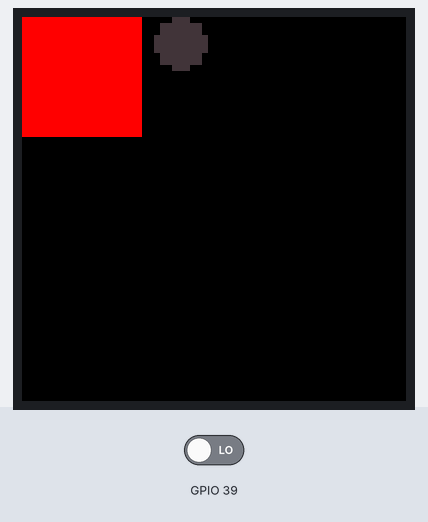
A sketch run on a simulated ESP32. Parts: 64×64 colour display. The inputs (shaded band) are chosen by the test bench; at power-on: GPIO 39 LOW. Random numbers use the default seed unless the sketch sets one; what the sketch prints to the serial monitor is not drawn.

Above: at 0.51 s.
At 4.91 s:
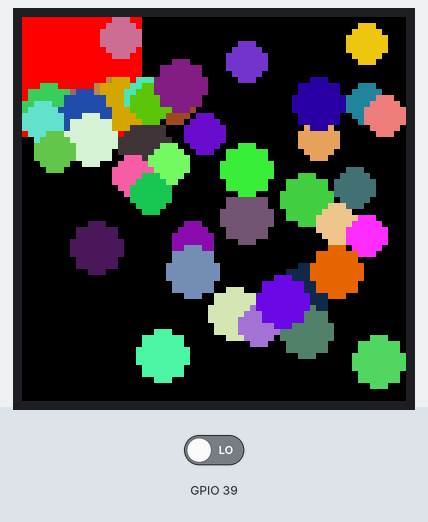
At 9.41 s:
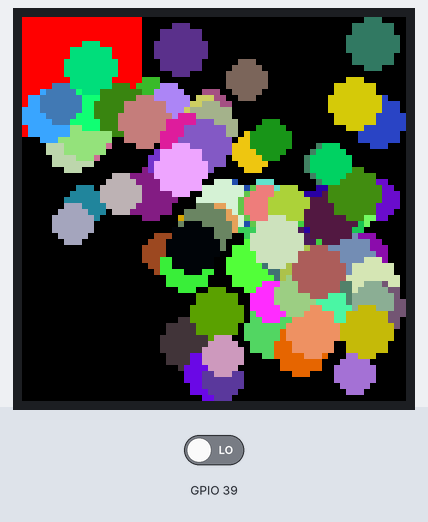
At 18.41 s:
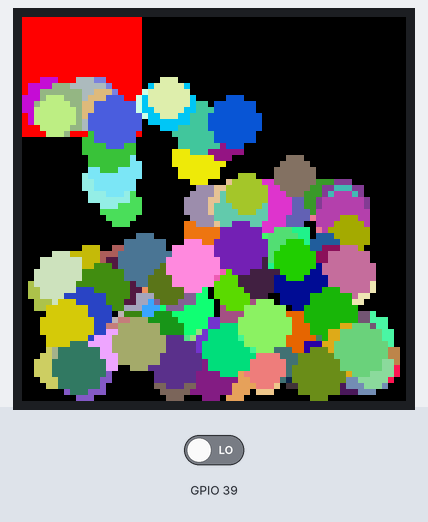
At 27.31 s:
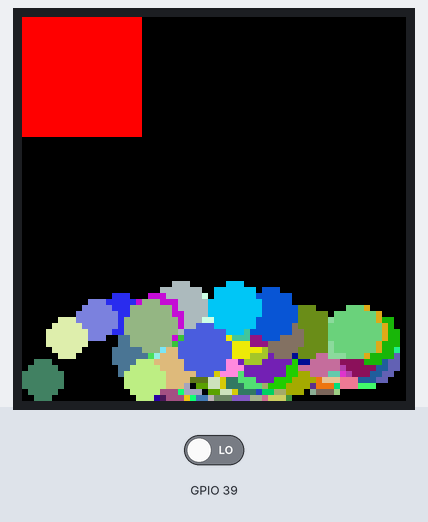
At 36.3 s:
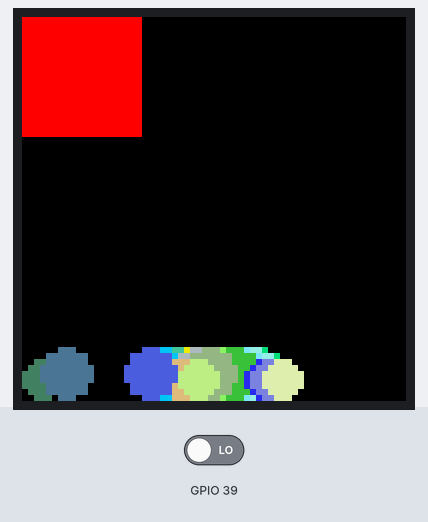

The sketch:

pileczka_klasy.ino
```cpp
#include "Ekran.h"
#include "Ksztalt.h"
#include "Kolo.h"
#include "Kwadrat.h"
#include "Napis.h"
#include <vector>
#include "Klawiatura.h"
#include <ESP32-HUB75-MatrixPanel-I2S-DMA.h>


Klawiatura klawiatura(13, 14, 23, 39, 64 , 64);
std::vector<Ksztalt*> ksztalty;

void setup() {
  Serial.begin(115200);
  Ekran ekran; // Ekran musi być zainicjalizowany w setup ponieważ jako obiekt globalny ESP32 może nie być jeszcze gotowy do inicjalizacji
  ekran.wyczysc();
  klawiatura.init();

    // Tworzymy różne kształty
    ksztalty.push_back(new Napis("Witaj Vika ", 2, 25, 0x001F));
    ksztalty.push_back(new Kolo(0, 0, 10, 0xF800));
    ksztalty.push_back(new Kwadrat( 39, 0, 15, 0x07E0));

    // Rysujemy wszystkie kształty
    for (auto ksztalt : ksztalty) {
        ksztalt->rysuj();
    }
    ksztalty.clear();
    delay (500);
        // Zwolnienie pamięci
    for (auto ksztalt : ksztalty) {
        delete ksztalt;
    }

    //matrix.fillScreen(0);
}

Kwadrat Kwadrat2(0, 0, 20, 0xF800);

unsigned long CzasPoprzedni=millis();
unsigned long CzasPoprzedniDlaKola=millis();
int przerwa=50;
int czasDodaniaKola=50;
unsigned long fps_timer;

uint16_t time_counter = 0, cycles = 0, fps = 0;
int ileKol=150;
void loop() {
    matrix.flipDMABuffer(); //urzycie podwójnego buffora wrzucić jako funkcję do ekran cpp
    matrix.clearScreen(); // to też jak wyżej
   if (millis() - CzasPoprzedniDlaKola > czasDodaniaKola)
    {
     if (ileKol)
     {
    ksztalty.push_back(new Kolo(random(64),0, random(3,5), random(65000)));
    ileKol--;
    }
    CzasPoprzedniDlaKola = millis();
    }

  klawiatura.update();
  Kwadrat2.ustawPozycje(klawiatura.getX(),klawiatura.getY());
  Kwadrat2.rysuj();

  for (auto ksztalt : ksztalty)
    {
    Kolo* kkk = static_cast<Kolo*>(ksztalt);
    kkk->Grawitacja();
    kkk->rysuj();
    }

 /* if (millis()-CzasPoprzedni > przerwa)
  {
  Serial.print ("X=");
  Serial.print (klawiatura.getX());
  Serial.print ("\t\tY=");
  Serial.print (klawiatura.getY());
  Serial.print ("  \n");
  CzasPoprzedni = millis();
  }*/
  while (millis()-CzasPoprzedni < przerwa); // odczekaj przerwę
  CzasPoprzedni = millis();
 // matrix.fillScreen(0);

    ++time_counter;
    ++cycles;
    ++fps;

    if (cycles >= 1024) {
        time_counter = 0;
        cycles = 0;
    }


 if (fps_timer + 5000 < millis()){
      Serial.printf_P(PSTR("Effect fps: %d\n"), fps/5);
      fps_timer = millis();
      fps = 0;
    }


}
```

Ekran.cpp
```cpp
#include "Ekran.h"
#define PANEL_RES_X 64  // Number of pixels wide of each INDIVIDUAL panel module.
#define PANEL_RES_Y 64  // Number of pixels tall of each INDIVIDUAL panel module.
#define PANEL_CHAIN 1   // Total number of panels chained one to another


// Globalny obiekt matrycy
MatrixPanel_I2S_DMA matrix;

Ekran::Ekran() {

    HUB75_I2S_CFG mxconfig(PANEL_RES_X, PANEL_RES_Y, PANEL_CHAIN); // Szerokość, wysokość, liczba paneli
    mxconfig.double_buff = true;
    matrix.begin(mxconfig);
    matrix.fillScreen(0); // Wypełnienie ekranu na czarno
    Serial.print("Ekran zainicjalizowany");

}

void Ekran::wyczysc() {
    matrix.fillScreen(0);
}
```

Ekran.h
```cpp
#ifndef EKRAN_H
#define EKRAN_H

#include <ESP32-HUB75-MatrixPanel-I2S-DMA.h>

class Ekran {
public:
    Ekran();
    void wyczysc();
};

extern MatrixPanel_I2S_DMA matrix; // Globalny obiekt matrycy

#endif
```

Klawiatura.h
```cpp
#define INTERWAL_WYSWIETLANIA 50 // Interwał wyświetlania "Trzymam"
#define OPOZNIENIE 100            // Opóźnienie dla przycisków
#define CZAS_TRZYMANIA 300       // Czas wymagany do uruchomienia długiego trzymania

#include <Arduino.h>

class Klawiatura {
private:
    struct Button {
        int pin;                 // Numer pinu
        bool currentState;       // Aktualny stan przycisku
        bool previousState;      // Poprzedni stan przycisku
        unsigned long pressTime; // Czas ostatniego wciśnięcia
        unsigned long lastPrintTime; // Czas ostatniego wyświetlenia "Trzymam"
    };

    Button buttons[4];           // Tablica przycisków
    int x;                       // Pozycja X
    int y;                       // Pozycja Y
    const int xMax;
    const int yMax;

public:
    Klawiatura(int pinPrawo, int pinDol, int pinGora, int pinLewo, int zakresX, int zakresY) : x(0), y(0), xMax(zakresX), yMax(zakresY) { // wymagane podanie pinów podłączenia klawiatury. Na przyszłość dodać konstruktor domyślny dla pinów zdefiniowanych przez define
        buttons[0] = {pinPrawo, false, false, 0, 0};
        buttons[1] = {pinDol, false, false, 0, 0};
        buttons[2] = {pinGora, false, false, 0, 0};
        buttons[3] = {pinLewo, false, false, 0, 0};

    }

    void init() {
        for (auto &button : buttons) {
            pinMode(button.pin, INPUT);
        }
    }

    int getX()
    {
      return x;
    }

    int getY()
    {
      return y;
    }

    void update() {
        handleButton(buttons[0], x, 1); // Prawo: zwiększa X
        handleButton(buttons[1], y, 1); // Dół: zwiękasz Y
        handleButton(buttons[2], y, -1); // Góra: zmniejsza Y
        handleButton(buttons[3], x, -1); // Lewo: zmniejsza X

       if (x < 0 || x > xMax) {             // sprawdzamy warunek czy x mieści się pomiędzy 0 a 63
      x = (x < 0) ? 0 : xMax;               // jeżeli x jest mniejsze od zera to wstawiamy zero jeżeli nie to 63
        }

      if (y < 0 || y > yMax) {
        y = (y < 0) ? 0 : yMax;
        }

     //  Serial.print("Pozycja: X=");
      // Serial.print(x);
       //Serial.print(", Y=");
       //Serial.print(y);
       //Serial.print("\n");

    }

private:
    void handleButton(Button &button, int &coordinate, int delta) {
        button.currentState = digitalRead(button.pin);

        // Obsługa krótkiego naciśnięcia
        if (button.currentState && !button.previousState) {
            if (millis() - button.pressTime > OPOZNIENIE) {
                coordinate += delta;
                button.pressTime = millis(); // Aktualizacja czasu wciśnięcia
            }
        }

        // Obsługa długiego trzymania
        if (button.currentState) {
            if (millis() - button.pressTime > CZAS_TRZYMANIA) {
                if (millis() - button.lastPrintTime >= INTERWAL_WYSWIETLANIA) {
                    coordinate += delta;
                    button.lastPrintTime = millis(); // Aktualizacja czasu wyświetlenia
                }
            }
        }

        // Aktualizacja poprzedniego stanu
        button.previousState = button.currentState;
    }
};
```

kolo.cpp
```cpp
#include "Kolo.h"
#include "Ekran.h"

// Konstruktor
Kolo::Kolo(float x, float y, float promien, uint16_t kolor)
    : x(x), y(y), promien(promien), kolor(kolor) {}

// Metoda do rysowania
void Kolo::rysuj() {

    matrix.fillCircle(x, y, promien, kolor);
}

// Metoda grawitacji
void Kolo::Grawitacja() {
    static int czasPoprzedni = millis();
    int czaWyswietlania = 1000;

    // Logowanie pozycji co 1 sekundę
/*if (millis() - czasPoprzedni > czaWyswietlania) {
  Serial.print("X:=");
  Serial.print(x);
  Serial.print("\t\tY:=");
  Serial.println(y);
  czasPoprzedni = millis();
}*/

    // Aktualizacja pozycji
    velocityY += gravity; // Grawitacja działa w dół
    x += velocityX;
    y += velocityY;

    // Kolizje z bokami ekranu
    if (x - promien < 0) {
        x = promien;
        velocityX = -velocityX * restitution; // Tłumione odbicie
    }
    if (x + promien > 63) {
        x = 63 - promien;
        velocityX = -velocityX * restitution;
    }

    // Kolizje z podłożem i sufitem
    if (y + promien > 63) { // Podłoże
        y = 63 - promien;
        velocityY = -velocityY * restitution; // Tłumione odbicie
        velocityX *= friction;               // Tarcie w osi X

        // Zatrzymanie w osi X, jeśli prędkość jest mała
        if (abs(velocityX) < minVelocity) {
            velocityX = 0;
        }

        // Zatrzymanie w osi Y, jeśli prędkość jest mała
        if (abs(velocityY) < minVelocity) {
            velocityY = 0;
        }
    }

    if (y - promien < 0) { // Sufit
        y = promien;
        velocityY = -velocityY * restitution;
    }
}
```

kolo.h
```cpp
#ifndef KOLO_H
#define KOLO_H

#include "Ksztalt.h"

class Kolo : public Ksztalt {
private:
    uint16_t kolor;
    // Parametry fizyki obiektu
    float x;  // Pozycja x (środek matrycy)
    float y;  // Pozycja y (środek matrycy)
    float promien = 3.0f;  // Promień kulki
    float velocityX = 1.5f;  // Prędkość w osi X
    float velocityY = 2.0f;  // Prędkość w osi Y

    // Stałe fizyczne
    const float gravity = 0.05;        // Grawitacja (piksele na klatkę^2)
    const float restitution = 0.8;    // Tłumienie odbicia
    const float friction = 0.95;      // Tarcie na podłożu
    const float minVelocity = 0.1;    // Minimalna prędkość dla zatrzymania

public:
    Kolo(float x, float y, float promien, uint16_t kolor);
    void rysuj() override; // Nadpisanie metody
    void Grawitacja() ;
};

#endif
```

ksztalt.h
```cpp
#ifndef KSZTALT_H
#define KSZTALT_H
#include <Arduino.h>
class Ksztalt {
public:
    virtual void rysuj() = 0; // Metoda czysto wirtualna
    virtual ~Ksztalt() = default; // Wirtualny destruktor
};

#endif
```

kwadrat.cpp
```cpp
#include "Kwadrat.h"
#include "Ekran.h" // Dostęp do globalnej matrycy

Kwadrat::Kwadrat(int x, int y, int rozmiar, uint16_t kolor)
    : x(x), y(y), rozmiar(rozmiar), kolor(kolor) {}

void Kwadrat::rysuj() {
    for (int i = x; i < x + rozmiar; i++) {
        for (int j = y; j < y + rozmiar; j++) {
            matrix.drawPixel(i, j, kolor);
        }
    }
}

void Kwadrat::ustawPozycje(int x, int y) {
    this->x = x;
    this->y = y;
}

 void Kwadrat::zmienKolor()
  {
    this->kolor+=1000;
  }
```

kwadrat.h
```cpp
#include <stdint.h>
#ifndef KWADRAT_H
#define KWADRAT_H

#include "Ksztalt.h"

class Kwadrat : public Ksztalt {
private:
    int x, y, rozmiar;
    uint16_t kolor;

public:
    Kwadrat(int x, int y, int rozmiar, uint16_t kolor);
    void rysuj() override;

    void ustawPozycje(int x, int y) ;
  void zmienKolor();


};

#endif
```

napis.cpp
```cpp
#include "Napis.h"
#include "Ekran.h"

Napis::Napis(const char* tekst, int x, int y, uint16_t kolor)
    : tekst(tekst), x(x), y(y), kolor(kolor) {}

void Napis::rysuj() {
    matrix.setTextColor(kolor);
    matrix.setCursor(x, y);
    matrix.print(tekst);
}
```

napis.h
```cpp
#ifndef NAPIS_H
#define NAPIS_H

#include "Ksztalt.h"

class Napis : public Ksztalt {
private:
    const char* tekst;
    int x, y;
    uint16_t kolor;

public:
    Napis(const char* tekst, int x, int y, uint16_t kolor);
    void rysuj() override;
};

#endif
```
